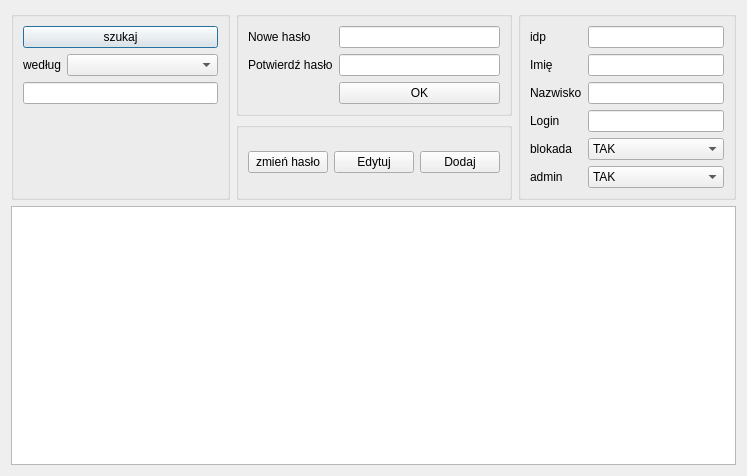
<?xml version="1.0" encoding="UTF-8"?>
<ui version="4.0">
 <class>Konfig_uzytkownika</class>
 <widget class="QDialog" name="Konfig_uzytkownika">
  <property name="geometry">
   <rect>
    <x>0</x>
    <y>0</y>
    <width>747</width>
    <height>476</height>
   </rect>
  </property>
  <property name="windowTitle">
   <string>Konfiguracja użytkowników</string>
  </property>
  <layout class="QGridLayout" name="gridLayout">
   <item row="0" column="0" rowspan="2">
    <widget class="QGroupBox" name="groupBox_szukaj">
     <property name="title">
      <string/>
     </property>
     <layout class="QFormLayout" name="formLayout_2">
      <property name="fieldGrowthPolicy">
       <enum>QFormLayout::AllNonFixedFieldsGrow</enum>
      </property>
      <item row="0" column="0" colspan="2">
       <widget class="QPushButton" name="pushButton_Wyszukaj">
        <property name="text">
         <string>szukaj</string>
        </property>
       </widget>
      </item>
      <item row="1" column="0">
       <widget class="QLabel" name="label_wedlug">
        <property name="text">
         <string>według</string>
        </property>
       </widget>
      </item>
      <item row="1" column="1">
       <widget class="QComboBox" name="comboBox_szukaj">
        <item>
         <property name="text">
          <string/>
         </property>
        </item>
        <item>
         <property name="text">
          <string>idp</string>
         </property>
        </item>
        <item>
         <property name="text">
          <string>imie</string>
         </property>
        </item>
        <item>
         <property name="text">
          <string>nazwisko</string>
         </property>
        </item>
        <item>
         <property name="text">
          <string>login</string>
         </property>
        </item>
       </widget>
      </item>
      <item row="2" column="0" colspan="2">
       <widget class="QLineEdit" name="lineEdit_szukaj"/>
      </item>
     </layout>
    </widget>
   </item>
   <item row="0" column="1">
    <widget class="QGroupBox" name="groupBox_haslo">
     <property name="title">
      <string/>
     </property>
     <layout class="QFormLayout" name="formLayout_3">
      <item row="0" column="0">
       <widget class="QLabel" name="label_nowe_haslo">
        <property name="text">
         <string>Nowe hasło</string>
        </property>
       </widget>
      </item>
      <item row="0" column="1">
       <widget class="QLineEdit" name="lineEdit_nowe_haslo">
        <property name="inputMethodHints">
         <set>Qt::ImhHiddenText|Qt::ImhNoAutoUppercase|Qt::ImhNoPredictiveText|Qt::ImhSensitiveData</set>
        </property>
        <property name="echoMode">
         <enum>QLineEdit::Password</enum>
        </property>
       </widget>
      </item>
      <item row="1" column="0">
       <widget class="QLabel" name="label_potw_haslo">
        <property name="text">
         <string>Potwierdź hasło</string>
        </property>
       </widget>
      </item>
      <item row="1" column="1">
       <widget class="QLineEdit" name="lineEdit_potw_haslo">
        <property name="inputMethodHints">
         <set>Qt::ImhHiddenText|Qt::ImhNoAutoUppercase|Qt::ImhNoPredictiveText|Qt::ImhSensitiveData</set>
        </property>
        <property name="echoMode">
         <enum>QLineEdit::Password</enum>
        </property>
       </widget>
      </item>
      <item row="2" column="1">
       <widget class="QPushButton" name="pushButton_OK">
        <property name="text">
         <string>OK</string>
        </property>
       </widget>
      </item>
     </layout>
    </widget>
   </item>
   <item row="0" column="2" rowspan="2">
    <widget class="QGroupBox" name="groupBox_user">
     <property name="title">
      <string/>
     </property>
     <layout class="QFormLayout" name="formLayout">
      <property name="fieldGrowthPolicy">
       <enum>QFormLayout::AllNonFixedFieldsGrow</enum>
      </property>
      <item row="0" column="0">
       <widget class="QLabel" name="label_idp">
        <property name="text">
         <string>idp</string>
        </property>
       </widget>
      </item>
      <item row="0" column="1">
       <widget class="QLineEdit" name="lineEdit_idp"/>
      </item>
      <item row="1" column="0">
       <widget class="QLabel" name="label_imie">
        <property name="text">
         <string>Imię</string>
        </property>
       </widget>
      </item>
      <item row="1" column="1">
       <widget class="QLineEdit" name="lineEdit_imie"/>
      </item>
      <item row="2" column="0">
       <widget class="QLabel" name="label_nazwisko">
        <property name="text">
         <string>Nazwisko</string>
        </property>
       </widget>
      </item>
      <item row="2" column="1">
       <widget class="QLineEdit" name="lineEdit_nazwisko"/>
      </item>
      <item row="3" column="0">
       <widget class="QLabel" name="label_login">
        <property name="text">
         <string>Login</string>
        </property>
       </widget>
      </item>
      <item row="3" column="1">
       <widget class="QLineEdit" name="lineEdit_login"/>
      </item>
      <item row="4" column="1">
       <widget class="QComboBox" name="comboBox_blokada">
        <item>
         <property name="text">
          <string>TAK</string>
         </property>
        </item>
        <item>
         <property name="text">
          <string>NIE</string>
         </property>
        </item>
       </widget>
      </item>
      <item row="4" column="0">
       <widget class="QLabel" name="label_blokada">
        <property name="text">
         <string>blokada</string>
        </property>
       </widget>
      </item>
      <item row="5" column="1">
       <widget class="QComboBox" name="comboBox_admin">
        <item>
         <property name="text">
          <string>TAK</string>
         </property>
        </item>
        <item>
         <property name="text">
          <string>NIE</string>
         </property>
        </item>
       </widget>
      </item>
      <item row="5" column="0">
       <widget class="QLabel" name="label_admin">
        <property name="text">
         <string>admin</string>
        </property>
       </widget>
      </item>
     </layout>
    </widget>
   </item>
   <item row="1" column="1">
    <widget class="QGroupBox" name="groupBox_przyciski">
     <property name="title">
      <string/>
     </property>
     <layout class="QHBoxLayout" name="horizontalLayout">
      <item>
       <widget class="QPushButton" name="pushButton_zmienhaslo">
        <property name="text">
         <string>zmień hasło</string>
        </property>
       </widget>
      </item>
      <item>
       <widget class="QPushButton" name="pushButton_Edytuj">
        <property name="text">
         <string>Edytuj</string>
        </property>
       </widget>
      </item>
      <item>
       <widget class="QPushButton" name="pushButton_Dodaj">
        <property name="text">
         <string>Dodaj</string>
        </property>
       </widget>
      </item>
     </layout>
    </widget>
   </item>
   <item row="2" column="0" colspan="3">
    <widget class="QTableView" name="tableView_uzytkownicy"/>
   </item>
  </layout>
 </widget>
 <resources/>
 <connections/>
</ui>
